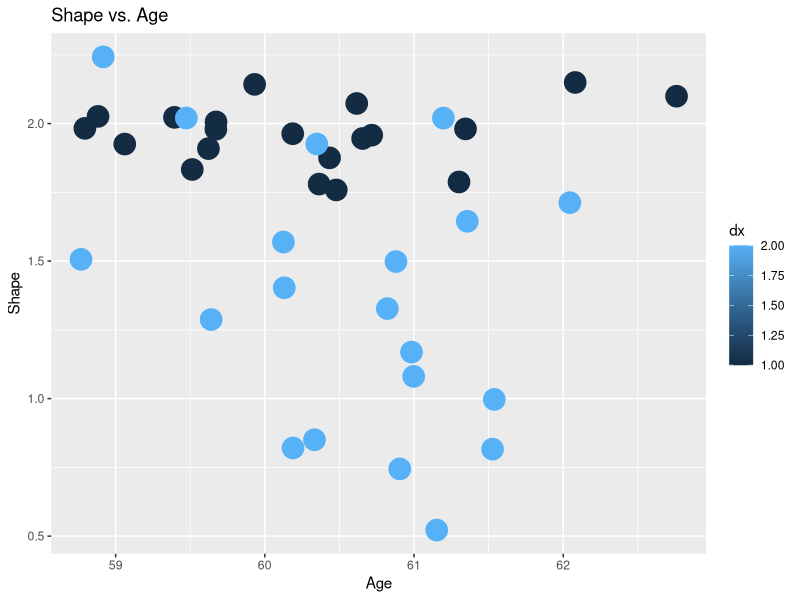
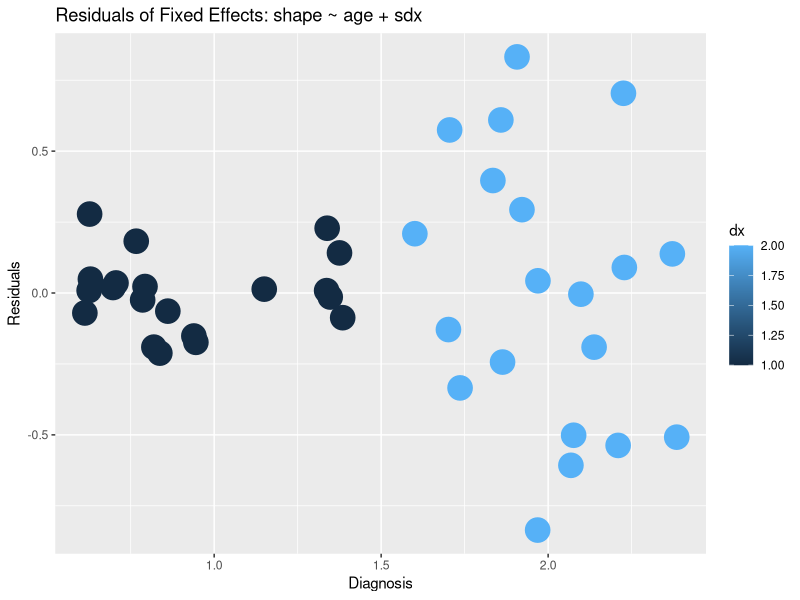
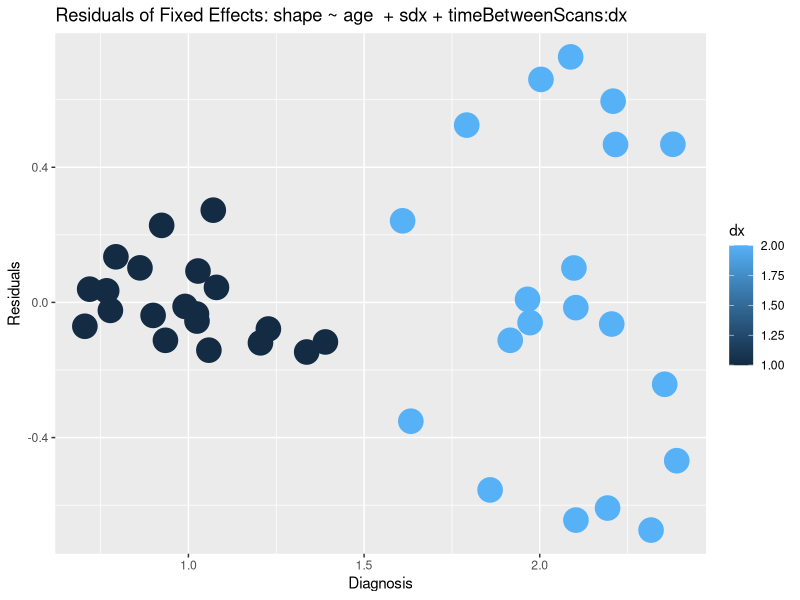
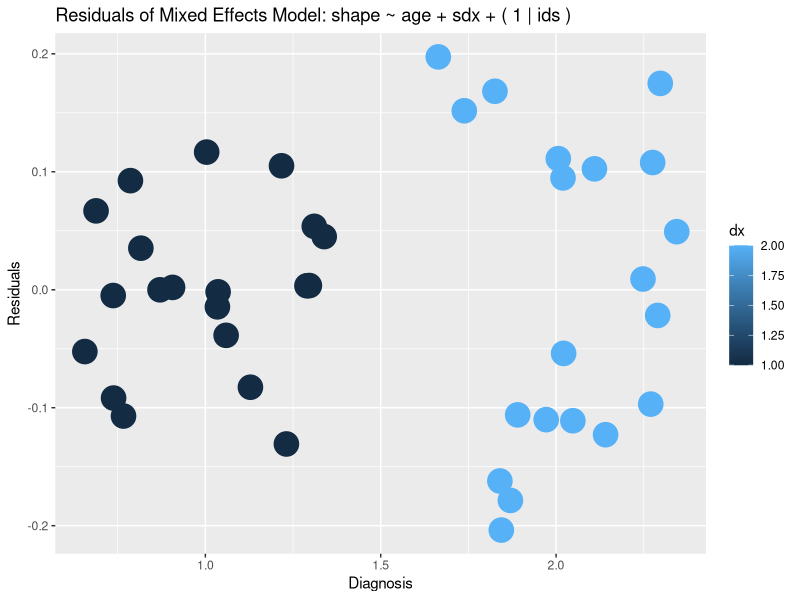
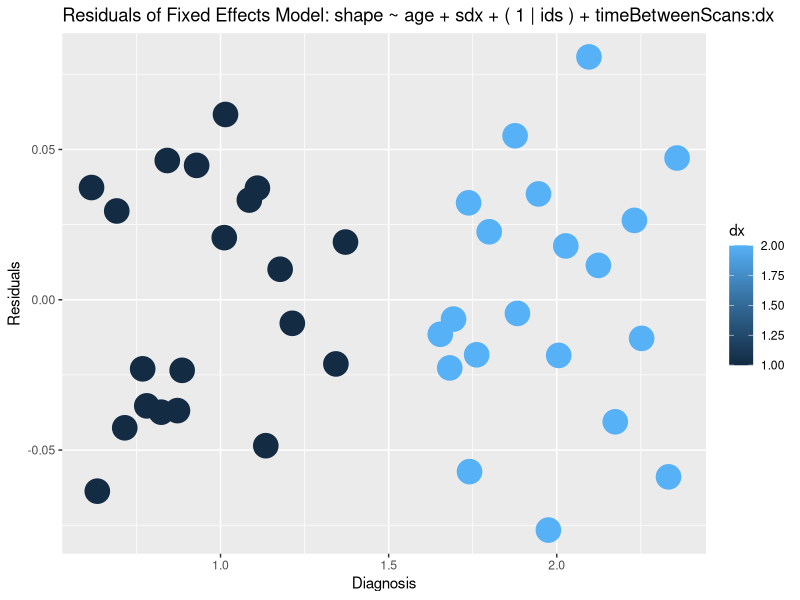

R code for these plots, in order:
# Mixed effects model tutorial. Simulate longitudinal data from two groups and 
# use mixed effects and linear models to analyze the result. 
library(lme4);library(lattice); library(nlme); library(ggplot2)

icepts = c(2.00,1.5)            # base starting points.  group 2 is 'atrophied'
slopes = c(-0.2,-0.3)           # simulated slope in groups.  intentionally subtle difference.
noise = c(0.1,0.4)              # different noise levels--key for mixed effects models
epsval = mean(abs(slopes))*0.2  # epsilon error to add to lines
numberOfTimepoints = 2
meanTimeBetweenScans = 0.5
subjectIds = as.character(round(seq(0.500001,20.5,by=0.500001)))

numberOfSubjects = length( unique( subjectIds ))
dx = c(rep(1, numberOfSubjects / 2 * numberOfTimepoints),
      rep(2, numberOfSubjects / 2 * numberOfTimepoints))
numberOfSubjectsInGroup1 = sum( dx == 1 ) / numberOfTimepoints
numberOfSubjectsInGroup2 = sum( dx == 2 ) / numberOfTimepoints
baselineIndices = seq(1, numberOfSubjects * numberOfTimepoints, 
                   by = numberOfTimepoints)


# simulate age at baseline and followup
age = rnorm( numberOfSubjects * numberOfTimepoints ) + 60
age[ baselineIndices + 1 ] = 
  age[ baselineIndices ] + abs( rnorm( numberOfSubjects ) ) * 0.25 + meanTimeBetweenScans
# simulate decline in group 1
jacobianData = rep(NA, length( subjectIds ) )
wh = ( dx[ baselineIndices ] == 1 )
addNoise = rnorm( numberOfSubjectsInGroup1 )
jacobianData[ baselineIndices ][ wh ] = 
  rep( icepts[1], numberOfSubjectsInGroup1 ) + addNoise * noise[1]
timeBetweenScans = age[ baselineIndices + 1][ wh ] - age[ baselineIndices ][ wh ]
baselineJacobianWithNoise = 
  jacobianData[ baselineIndices ][ wh ]+ rnorm( length(timeBetweenScans) ) * epsval
declineRate = slopes[1]
jacobianData[ baselineIndices + 1 ][ wh ] = 
  declineRate * timeBetweenScans + baselineJacobianWithNoise + 
  rnorm( length(declineRate) ) * epsval

# group 2
wh = ( dx[baselineIndices] == 2 )  # new intercept 
addNoise = rnorm( numberOfSubjectsInGroup2 )
jacobianData[ baselineIndices ][ wh ] = 
  rep( icepts[2] , numberOfSubjectsInGroup2 ) + addNoise * noise[2] 
baselineJacobianWithNoise = 
  jacobianData[ baselineIndices ][ wh ]+ rnorm( length(timeBetweenScans) ) * epsval
declineRate = slopes[2] # new slope
timeBetweenScans = age[baselineIndices + 1][ wh ] - age[baselineIndices][ wh ] 
jacobianData[baselineIndices + 1][ wh ] = 
  declineRate * timeBetweenScans + baselineJacobianWithNoise + 
  rnorm( length(timeBetweenScans) ) * epsval

ageAtBaseline = age 
ageAtBaseline[baselineIndices + 1] = ageAtBaseline[ baselineIndices ]
timeBetweenScansAllSubjects = age - ageAtBaseline

# data is done now
mydata = data.frame( ids   = subjectIds,
                     sdx   = dx , 
                     shape = jacobianData, 
                     age   = ageAtBaseline, 
                     dummy = rnorm( length( subjectIds))
                     )

#xyplot( shape ~ age | sdx ,col.line="black", data = mydata, xlab = 'Diagnosis')

jacobianFrame = data.frame( shape = jacobianData, dx = dx, age = age)
ggplot(jacobianFrame, 
       aes(age, shape, colour = dx) ) + 
         geom_point(size = 7) + labs(title = 'Shape vs. Age', x = 'Age', y = 'Shape')

# construct models
fixedFxModel1 = lm( shape ~ age + sdx, data = mydata )
fixedFxModel2 = lm(shape ~ age + sdx + timeBetweenScansAllSubjects:dx, 
                   data = mydata)
mixedFxModel1 = lmer( shape ~ age + sdx + ( 1 | ids ), data = mydata )
mixedFxModel2 = 
  lmer( shape ~ age + sdx + ( 1 | ids ) + timeBetweenScansAllSubjects:dx, 
        data = mydata )
# examine fixed effects model--misleading stats because of inappropriate fit
summary(fixedFxModel1)

print( paste( "Standard:",
              anova(fixedFxModel1,fixedFxModel2)$Pr[2] ,
              " Mixed",
              anova(mixedFxModel1, mixedFxModel2)$Pr[2]  ))

#########################################################################
############################  Plotting  #################################
#########################################################################
plot.data = data.frame(dx = mydata$sdx, 
                       fixedResid1 = residuals(fixedFxModel1),
                       fixedResid2 = residuals(fixedFxModel2), 
                       mixedResid1 = residuals(mixedFxModel1), 
                       mixedResid2 = residuals(mixedFxModel2))

ggplot(plot.data, 
       aes(dx, fixedResid1, colour = dx), 
       aes_string(shape = as.character(dx))) + 
         geom_point(position = "jitter", width = 0.05, size = 8) + 
         labs(title = 'Residuals of Fixed Effects: shape ~ age + sdx', 
              x = 'Diagnosis', y = 'Residuals')
ggplot(plot.data, 
       aes(dx, fixedResid2, colour = dx, size = 3), 
       aes_string(shape = as.character(dx))) + 
         geom_point(position = "jitter", width = 0.05, size = 8) + 
         labs(title = paste('Residuals of Fixed Effects: shape ~ age', 
                            ' + sdx + timeBetweenScans:dx'), 
              x = 'Diagnosis', y = 'Residuals')
ggplot(plot.data, 
       aes(dx, mixedResid1, colour = dx), 
       aes_string(shape = as.character(dx))) + 
         geom_point(position = "jitter", width = 0.05, size = 8) + 
         labs(title = paste('Residuals of Mixed Effects Model:', 
                            'shape ~ age + sdx + ( 1 | ids )'), 
              x = 'Diagnosis', y = 'Residuals')
ggplot(plot.data, 
       aes(dx, mixedResid2, colour = dx), 
       aes_string(shape = as.character(dx))) + 
         geom_point(position = "jitter", width = 0.05, size = 8) + 
         labs(title = paste('Residuals of Fixed Effects Model:', 
                            'shape ~ age + sdx + ( 1 | ids ) + timeBetweenScans:dx'), 
                            x = 'Diagnosis', y = 'Residuals')
